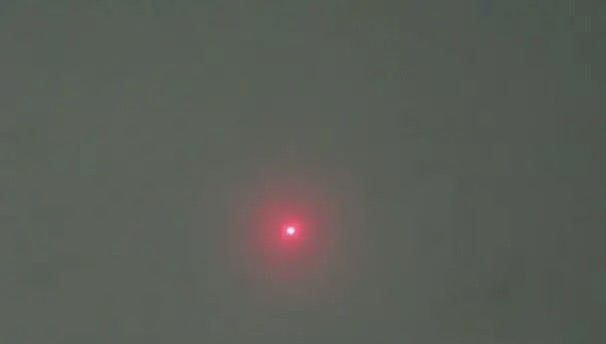
#> input picture test.jpg, 606 x 344 px, given in place of the camera
$ python laser_pointer.py
#> lines starting #> are read from the running program, lines starting #| are printed output that depends on the picture; after the words box and inside, x2 and y2 are one past the last pixel; in counts of white or black regions, pixels touching at a corner belong together
#> in main, frame is the input picture: shape (344, 606, 3); mean B, G, R 86.8, 93.4, 90.2
"""
Laser Pointer Distance Measurement
This script detects a red laser pointer dot in a video stream and calculates the distance to the laser pointer based on its size.

Author: Zhongtian Yang
Date: 2024-10-24
"""

import sys
import cv2
import numpy as np

# Define known distance (in meters) and size of the laser dot (in pixels)
KNOWN_DISTANCE = 2.0  # meters
KNOWN_RADIUS = 3  # pixels
TOLERANCE = 0.1  # meters (10 cm tolerance)

# Color detection range for red laser in HSV space (adjust as needed for different colors)
lower_red1 = np.array([0, 100, 160])  # Lower range for red color
upper_red1 = np.array([10, 255, 255])  # Upper range for red color

lower_red2 = np.array([160, 100, 160])  # Lower range for red color
upper_red2 = np.array([180, 255, 255])  # Upper range for red color


def detect_laser(image: np.ndarray) -> tuple[np.ndarray, float | None]:
    """
    Detect the laser pointer in the image and calculate the distance to it.
    If no laser pointer is detected, return None for distance.

    :param image: Input image containing a red laser pointer dot
    :return: Tuple containing the output image with the detected laser dot and the calculated distance (in meters)
    """
    # Convert the image to HSV color space
    hsv_image = cv2.cvtColor(image, cv2.COLOR_BGR2HSV)
#> hsv_image: shape (344, 606, 3); mean H, S, V 53.2, 22.3, 95.4

    # Mask for red color
    red_mask1 = cv2.inRange(hsv_image, lower_red1, upper_red1)
#> red_mask1: shape (344, 606); every value is 0
    red_mask2 = cv2.inRange(hsv_image, lower_red2, upper_red2)
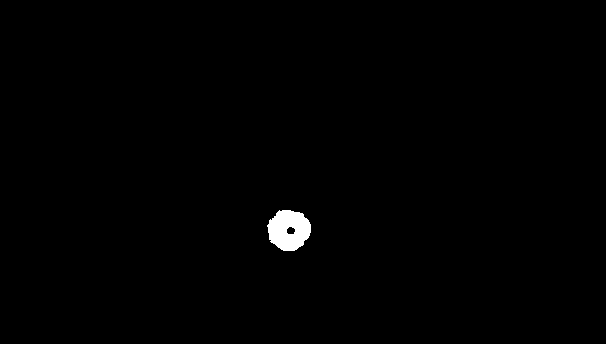
#> red_mask2: shape (344, 606); 0.64% white; 1 white region, box (x1, y1, x2, y2) and area: (267, 210, 311, 251) 1329

    # Combine the two red masks
    red_mask = cv2.bitwise_or(red_mask1, red_mask2)

    # Apply morphological operations: first dilate, then erode
    dilate_kernel = np.ones((4, 4), np.uint8)
    dilated_mask = cv2.dilate(red_mask, dilate_kernel, iterations=2)  # Dilation
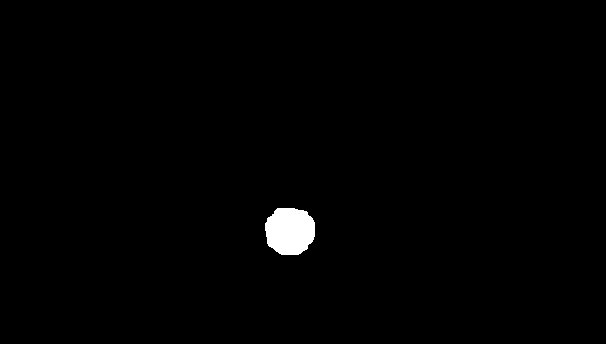
#> dilated_mask: shape (344, 606); 0.92% white; 1 white region, box (x1, y1, x2, y2) and area: (265, 208, 315, 255) 1925
    erode_kernel = np.ones((5, 5), np.uint8)
    eroded_mask = cv2.erode(dilated_mask, erode_kernel, iterations=8)  # Erosion
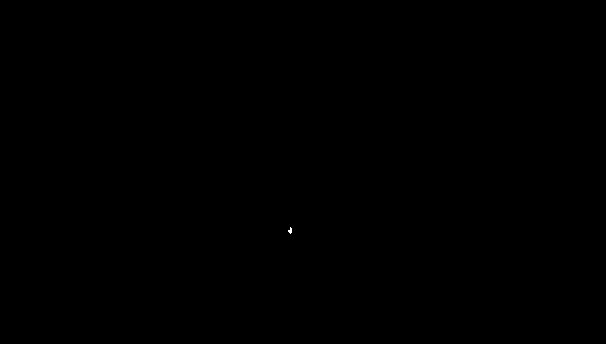
#> eroded_mask: shape (344, 606); 0.01% white in thin lines or dots, all inside (x1, y1, x2, y2) = (288, 227, 292, 234)

    # Find contours of the laser dot
    contours, _ = cv2.findContours(eroded_mask, cv2.RETR_TREE, cv2.CHAIN_APPROX_SIMPLE)
#> contours = 1 item

    # Proceed if at least one contour is found
    if contours:
        # Assume the largest contour is the laser dot
        largest_contour = max(contours, key=cv2.contourArea)
#> largest_contour = [[290, 227], [290, 229], [289, 230], [288, 230], [288, 231], [290, 233], [291, 232], [291, 228]]
        (x, y), radius = cv2.minEnclosingCircle(largest_contour)
#> x = 290; y = 230; radius = 3

        # Only consider if the radius is significant (to avoid noise)
        if radius > 1:
            # Draw the detected laser dot
            cv2.circle(image, (int(x), int(y)), int(radius), (0, 255, 0), 2)
#> image: shape (344, 606, 3); 0.03% of pixels changed, all inside (x1, y1, x2, y2) = (286, 226, 295, 235)

            # Calculate the distance based on dot size
            distance = (KNOWN_RADIUS / radius) * KNOWN_DISTANCE
#> distance = 2

            return image, distance

    return image, None


def main():
    # Open video capture (0 for the default camera, or replace with video file path)
    cap = cv2.VideoCapture(0)

    if not cap.isOpened():
        print("Error: Could not open video.")
        sys.exit(1)

    while True:
        # Read a frame from the video
        ret, frame = cap.read()

        # If the frame was not successfully captured, break the loop
        if not ret:
            print("Error: Failed to capture frame.")
            break

        # Detect the laser pointer and calculate distance
        frame, distance = detect_laser(frame)
#> distance = 2

        # Display the results
        if distance:
            cv2.putText(frame, f"Distance: {distance:.2f} meters", (50, 50), cv2.FONT_HERSHEY_SIMPLEX,
                        1, (255, 255, 255), 2)

            # Check if the distance is within tolerance
            if KNOWN_DISTANCE - TOLERANCE <= distance <= KNOWN_DISTANCE + TOLERANCE:
                cv2.putText(frame, "Within Range", (50, 100), cv2.FONT_HERSHEY_SIMPLEX,
                            1, (0, 255, 0), 2)
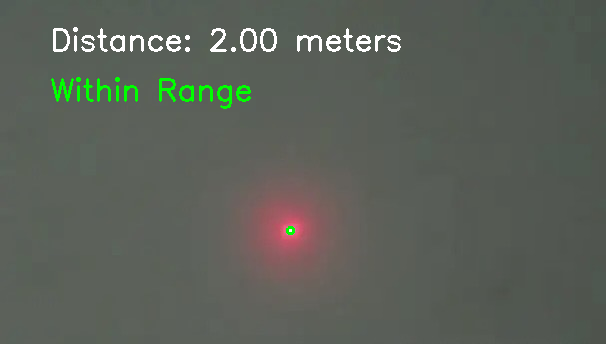
#> frame: shape (344, 606, 3); mean B, G, R 88, 96.3, 91.4
            else:
                cv2.putText(frame, "Out of Range", (50, 100), cv2.FONT_HERSHEY_SIMPLEX,
                            1, (0, 0, 255), 2)

        # Display the image
        cv2.imshow('Laser Detection', frame)

        # Wait for a key press; exit on 'q'
        if cv2.waitKey(1) & 0xFF == ord('q'):
#> (key q is pressed here)
            break

    # Release the video capture and close all OpenCV windows
    cap.release()
    cv2.destroyAllWindows()


if __name__ == "__main__":
    main()
